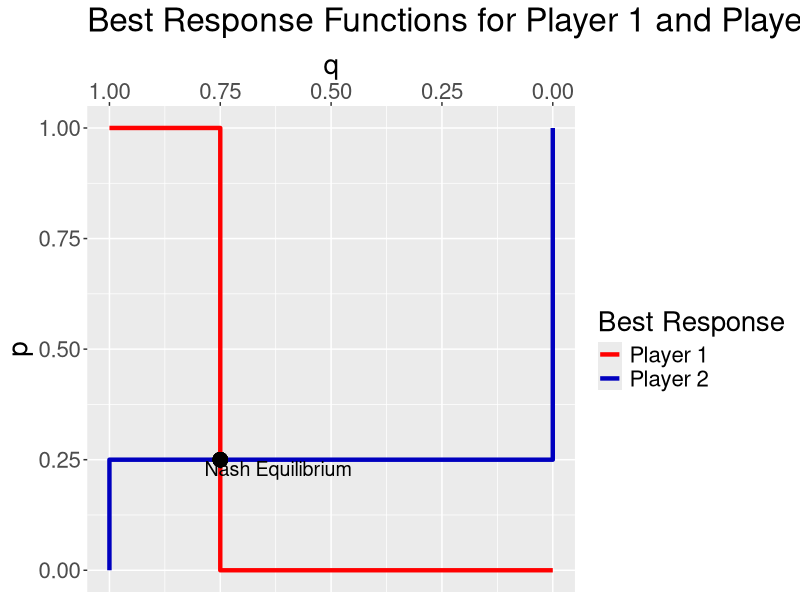

Here is the R script that generated this plot:
library("tidyverse")
BR = tibble(Best_Response = c(rep("Player 1", 4), rep("Player 2", 4)), 
            p = c(1,1,0,0,1,.25,.25,0), 
            q = c(1,.75,.75,0,0,0,1,1))

ggplot(data = BR, aes(x = q, y = p, color = Best_Response))+
  geom_path(size = 1.5)+
  scale_x_reverse(position = "top")+
  theme(text = element_text(size = 20))+
  ggtitle("Best Response Functions for Player 1 and Player 2")+
  scale_color_manual(name = "Best Response", values = c("Player 1" = rgb(1,0,0), "Player 2" = rgb(0,0,.75)))+
  geom_point(aes(x = .75, y = .25, size = 1.5), color = "black")+
  guides(size = FALSE) +
  annotate("text", x = .62, y = .23, size = 5, label = "Nash Equilibrium")

#test in github
